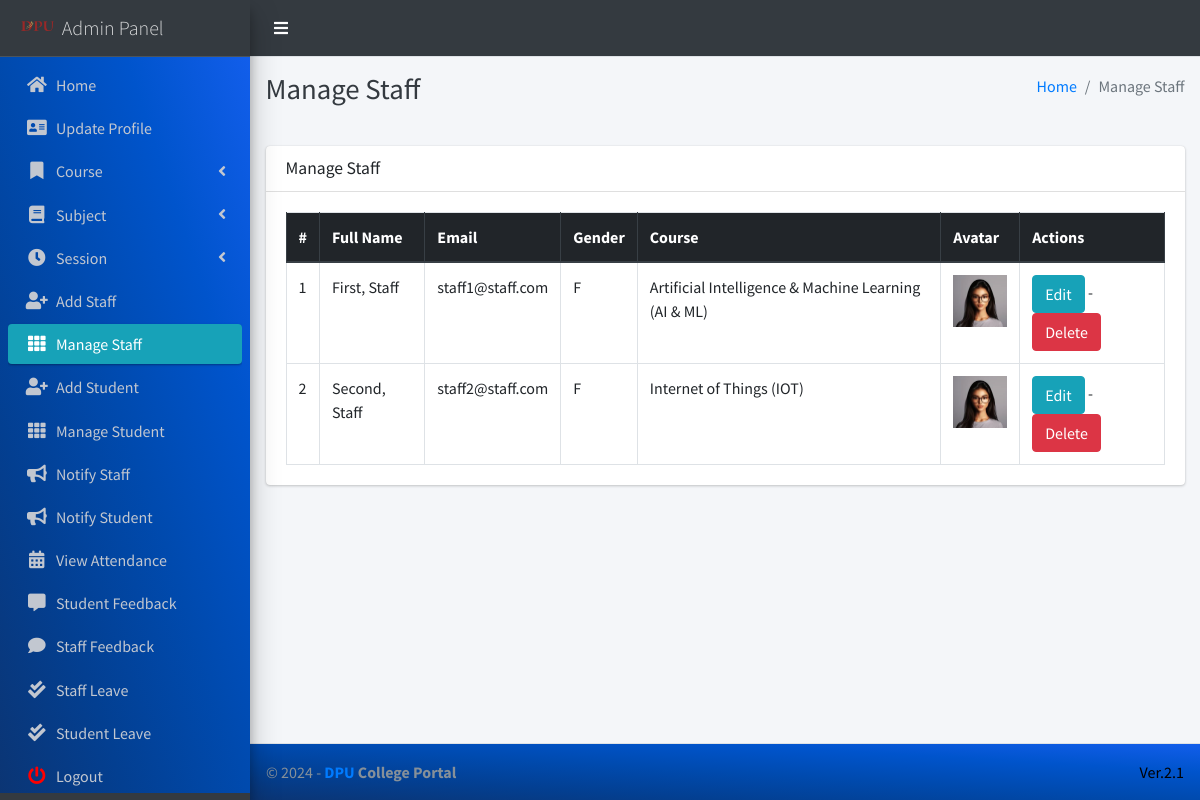
Page /staff/manage/ (signed in) on the committed database.
### main_app/models.py (models this page shows, shortened)
class CustomUser(AbstractUser):
    USER_TYPE = ((1, "HOD"), (2, "Staff"), (3, "Student"))
    GENDER = [("M", "Male"), ("F", "Female")]
    username = None  # Removed username, using email instead
    email = models.EmailField(unique=True)
    user_type = models.CharField(default=1, choices=USER_TYPE, max_length=1)
    gender = models.CharField(max_length=1, choices=GENDER)
    profile_pic = models.ImageField()
    address = models.TextField()
    fcm_token = models.TextField(default="")  # For firebase notifications
    created_at = models.DateTimeField(auto_now_add=True)
    updated_at = models.DateTimeField(auto_now=True)
    USERNAME_FIELD = "email"
    REQUIRED_FIELDS = []
    objects = CustomUserManager()

class Staff(models.Model):
    course = models.ForeignKey(Course, on_delete=models.DO_NOTHING, null=True, blank=False)
    admin = models.OneToOneField(CustomUser, on_delete=models.CASCADE)

class Course(models.Model):
    name = models.CharField(max_length=120)
    created_at = models.DateTimeField(auto_now_add=True)
    updated_at = models.DateTimeField(auto_now=True)

### main_app/hod_views.py (the view)
# urls.py: path("staff/manage/", hod_views.manage_staff, name='manage_staff'),
def manage_staff(request):
    allStaff = CustomUser.objects.filter(user_type=2)
    context = {
        'allStaff': allStaff,
        'page_title': 'Manage Staff'
    }
    return render(request, "hod_template/manage_staff.html", context)

### main_app/templates/hod_template/manage_staff.html
{% extends 'main_app/base.html' %}
{% load static %}
{% block page_title %}{{page_title}}{% endblock page_title %}
{% block content %}
<section class="content">
    <div class="container-fluid">
        <div class="row">
            <div class="col-md-12">
                <div class="card">
                    <div class="card-header">
                        <h3 class="card-title">{{page_title}}</h3>
                    </div>
                    <div class="card-body">
                        <table id="example2" class="table table-bordered table-hover">
                            <thead class="thead-dark">
                                <tr>
                                    <th>#</th>
                                    <th>Full Name</th>
                                    <th>Email</th>
                                    <th>Gender</th>
                                    <th>Course</th>
                                    <th>Avatar</th>
                                    <th>Actions</th>
                                </tr>
                            </thead>
                            <tbody>
                                {% for staff in allStaff %}
                                <tr>
                                    <td>{{ forloop.counter }}</td>
                                    <td>{{staff.last_name}}, {{staff.first_name}}</td>
                                    <td>{{staff.email}}</td>
                                    <td>{{staff.gender}}</td>
                                    <td>{{staff.staff.course.name}}</td>
                                    <td>
                                        {% if staff.profile_pic == ""  %}
                                        No Image
                                        {% else %}
                                        <img class="img img-fluid mb-2" height="56" width="56"
                                            src="{{staff.profile_pic}}" alt="">
                                        {% endif %}
                                    </td>
                                    <td>
                                        <a href="{% url 'edit_staff' staff.staff.id %}" class="btn btn-info">Edit</a> -
                                        <a href="{% url 'delete_staff' staff.staff.id %}" class="btn btn-danger" onclick="return confirm('Are you sure about this ?')">Delete</a>
                                    </td>
                                </tr>
                                {% endfor %}
                            </tbody>
                        </table>
                    </div>
                </div>
            </div>
        </div>
    </div>
</section>
{% endblock content %}

### rows in the picture
CustomUser: last_name "First", first_name "Staff", email "staff1@staff.com", gender "F", staff.course.name "Artificial Intelligence & Machine Learning (AI & ML)", profile_pic (picture)
CustomUser: last_name "Second", first_name "Staff", email "staff2@staff.com", gender "F", staff.course.name "Internet of Things (IOT)", profile_pic (picture)

### other values in the picture
{{ page_title }} "Manage Staff"
